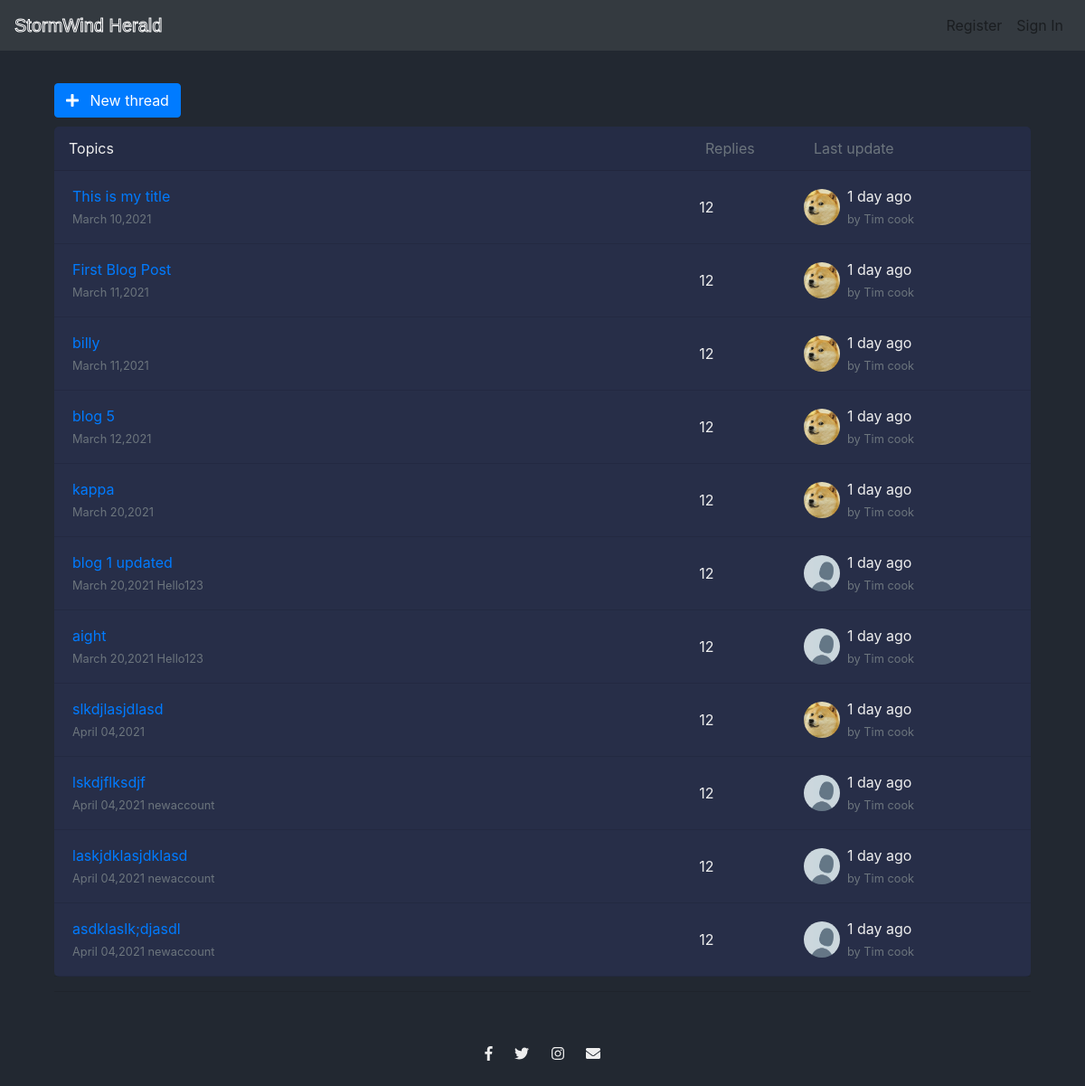
Screenshot of /Category/Community/ with the database file from the repository.
### stormwind/models.py (models this page shows, shortened)
class Thread(models.Model):
	member = models.ForeignKey(User,on_delete=models.CASCADE)
	title = models.CharField(max_length=155)
	content = HTMLField(blank=True,null=True)
	date_created = models.DateTimeField(default=timezone.now)
	category = models.CharField(max_length=155)
	likes = models.ManyToManyField(User,related_name='likes')

### users/models.py (models this page shows, shortened)
class Profile(models.Model):
	user = models.OneToOneField(U,on_delete=models.CASCADE)
	profile_pic = models.ImageField(default='default.jpg',upload_to='profile_pictures')

### stormwind/views.py (the view)
# urls.py: path('Category/<str:category>/',views.Categories,name='categories'),
def Categories(request,category):
	category_objects = Thread.objects.filter(category=category)
	if not category_objects:
		return HttpResponseNotFound('<h1>Page not found</h1>')
	else:
		category_objects = Thread.objects.filter(category=category)
		return render(request,'stormwind/categories.html',{'cats':category,
										     'category_objects':category_objects})

### stormwind/templates/stormwind/categories.html (shortened to what this page needs)
{% extends "stormwind/base.html" %}
{% block content %}
<div class="container-fluid mt-100">
  <div class="d-flex flex-wrap justify-content-between">
    <div> <a href="{% url 'create-thread' %}" class="btn btn-shadow btn-wide btn-primary"> <span class="btn-icon-wrapper pr-2 opacity-7"> <i class="fa fa-plus fa-w-20"></i> </span> New thread </a> </div>
    <br>
    <br>
  </div>
  <div class="card mb-3">
    <div class="card-header pl-0 pr-0">
      <div class="row no-gutters w-100 align-items-center">
        <div class="col ml-3">Topics</div>
        <div class="col-4 text-muted">
          <div class="row no-gutters align-items-center">
            <div class="col-4">Replies</div>
            <div class="col-8">Last update</div>
          </div>
        </div>
      </div>
    </div>
    {% for t in category_objects %}
    <div class="card-body py-3">
      <div class="row no-gutters align-items-center">
        <div class="col"> <a href="{% url 'detail-view' t.id %}" class="text-big" data-abc="true">
            {% if t.title|length > 40 %}
            {{ t.title|slice:":40"|safe}}
            {% else %}
            {{ t.title }}
            {% endif %}
          </a>
          <div class="text-muted small mt-1">{{ t.date_created|date:"F d,Y" }} <a href="javascript:void(0)" class="text-muted" data-abc="true">{{ t.member }}</a></div>
        </div>
        <div class="d-none d-md-block col-4">
          <div class="row no-gutters align-items-center">
            <div class="col-4">12</div>
            <div class="media col-8 align-items-center"> <img src="{{ t.member.profile.profile_pic.url }}" width="40" height="40" alt="" class="d-block ui-w-30 rounded-circle">
              <div class="media-body flex-truncate ml-2">
                <div class="line-height-1 text-truncate">1 day ago</div> <a href="javascript:void(0)" class="text-muted small text-truncate" data-abc="true">by Tim cook</a>
              </div>
            </div>
          </div>
        </div>
      </div>
    </div>
    <hr class="m-0">
    {% endfor %}
  </div>
  <hr>
  {% endblock content %}

### stormwind/static/stormwind/main.css (style rules this page uses)
body { background-color: #222831; color: #eeeeee; padding-top: 20px; padding-bottom: 20px; }
.card { background: #272E48; -webkit-border-radius: 5px; -moz-border-radius: 5px; border-radius: 5px; border: 0; margin-bottom: 1rem; }

### rows the page displays
Thread: title "This is my title", date_created "March 10,2021", member.profile.profile_pic (picture)
Thread: title "First Blog Post", date_created "March 11,2021", member.profile.profile_pic (picture)
Thread: title "billy", date_created "March 11,2021", member.profile.profile_pic (picture)
Thread: title "blog 5", date_created "March 12,2021", member.profile.profile_pic (picture)
Thread: title "kappa", date_created "March 20,2021", member.profile.profile_pic (picture)
Thread: title "blog 1 updated", date_created "March 20,2021", member "Hello123", member.profile.profile_pic (placeholder picture)
Thread: title "aight", date_created "March 20,2021", member "Hello123", member.profile.profile_pic (placeholder picture)
Thread: title "slkdjlasjdlasd", date_created "April 04,2021", member.profile.profile_pic (picture)
Thread: title "lskdjflksdjf", date_created "April 04,2021", member "newaccount", member.profile.profile_pic (placeholder picture)
Thread: title "laskjdklasjdklasd", date_created "April 04,2021", member "newaccount", member.profile.profile_pic (placeholder picture)
Thread: title "asdklaslk;djasdl", date_created "April 04,2021", member "newaccount", member.profile.profile_pic (placeholder picture)
